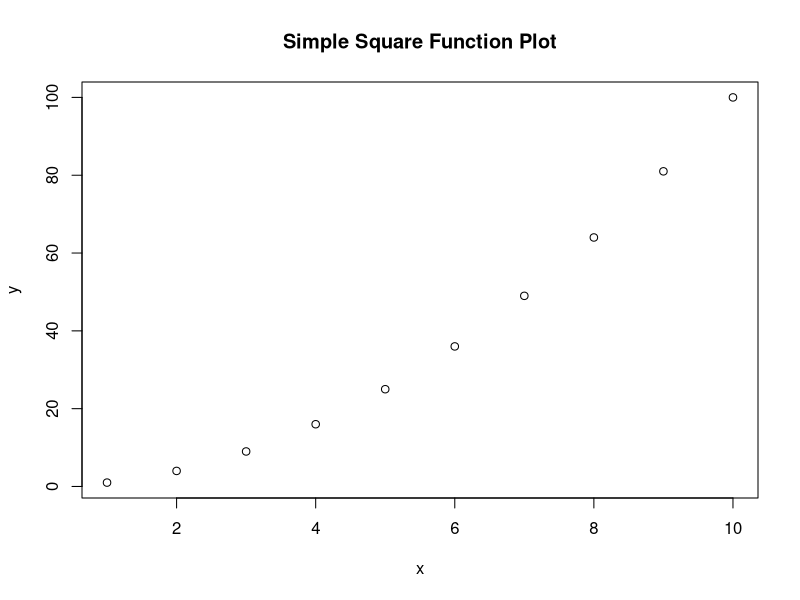

R code for this plot:
# This is a simple R script to test your environment

# Print a message
print("Hello, R Development Container!")

# Create a simple plot
x <- 1:10
y <- x^2
plot(x, y, main="Simple Square Function Plot", xlab="x", ylab="y")

# List installed packages
installed.packages()[, c("Package", "Version")]
